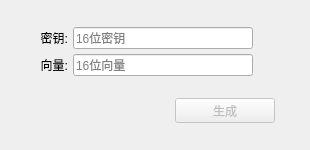
<?xml version="1.0" encoding="UTF-8"?>
<ui version="4.0">
 <class>EncryptDialog</class>
 <widget class="QDialog" name="EncryptDialog">
  <property name="geometry">
   <rect>
    <x>0</x>
    <y>0</y>
    <width>310</width>
    <height>150</height>
   </rect>
  </property>
  <property name="sizePolicy">
   <sizepolicy hsizetype="Fixed" vsizetype="Fixed">
    <horstretch>0</horstretch>
    <verstretch>0</verstretch>
   </sizepolicy>
  </property>
  <property name="minimumSize">
   <size>
    <width>310</width>
    <height>150</height>
   </size>
  </property>
  <property name="maximumSize">
   <size>
    <width>310</width>
    <height>150</height>
   </size>
  </property>
  <property name="focusPolicy">
   <enum>Qt::NoFocus</enum>
  </property>
  <property name="windowTitle">
   <string>加密固件</string>
  </property>
  <layout class="QVBoxLayout" name="verticalLayout">
   <property name="spacing">
    <number>5</number>
   </property>
   <property name="leftMargin">
    <number>35</number>
   </property>
   <property name="topMargin">
    <number>10</number>
   </property>
   <property name="rightMargin">
    <number>35</number>
   </property>
   <property name="bottomMargin">
    <number>10</number>
   </property>
   <item>
    <spacer name="verticalSpacer_2">
     <property name="orientation">
      <enum>Qt::Vertical</enum>
     </property>
     <property name="sizeHint" stdset="0">
      <size>
       <width>20</width>
       <height>40</height>
      </size>
     </property>
    </spacer>
   </item>
   <item>
    <layout class="QHBoxLayout" name="horizontalLayout">
     <property name="spacing">
      <number>0</number>
     </property>
     <item>
      <widget class="QLabel" name="label0">
       <property name="text">
        <string>密钥:</string>
       </property>
       <property name="alignment">
        <set>Qt::AlignRight|Qt::AlignTrailing|Qt::AlignVCenter</set>
       </property>
      </widget>
     </item>
     <item>
      <spacer name="horizontalSpacer">
       <property name="orientation">
        <enum>Qt::Horizontal</enum>
       </property>
       <property name="sizeType">
        <enum>QSizePolicy::Fixed</enum>
       </property>
       <property name="sizeHint" stdset="0">
        <size>
         <width>5</width>
         <height>5</height>
        </size>
       </property>
      </spacer>
     </item>
     <item>
      <widget class="QLineEdit" name="keyEdit">
       <property name="sizePolicy">
        <sizepolicy hsizetype="Fixed" vsizetype="Fixed">
         <horstretch>0</horstretch>
         <verstretch>0</verstretch>
        </sizepolicy>
       </property>
       <property name="minimumSize">
        <size>
         <width>180</width>
         <height>22</height>
        </size>
       </property>
       <property name="focusPolicy">
        <enum>Qt::ClickFocus</enum>
       </property>
       <property name="maxLength">
        <number>16</number>
       </property>
       <property name="echoMode">
        <enum>QLineEdit::Normal</enum>
       </property>
       <property name="placeholderText">
        <string>16位密钥</string>
       </property>
      </widget>
     </item>
     <item>
      <widget class="QLabel" name="keyLabel">
       <property name="sizePolicy">
        <sizepolicy hsizetype="Fixed" vsizetype="Fixed">
         <horstretch>0</horstretch>
         <verstretch>0</verstretch>
        </sizepolicy>
       </property>
       <property name="maximumSize">
        <size>
         <width>22</width>
         <height>22</height>
        </size>
       </property>
       <property name="text">
        <string/>
       </property>
       <property name="pixmap">
        <pixmap resource="../resource/resource.qrc">:/image/incorrect#d0021b.svg</pixmap>
       </property>
       <property name="alignment">
        <set>Qt::AlignCenter</set>
       </property>
      </widget>
     </item>
    </layout>
   </item>
   <item>
    <layout class="QHBoxLayout" name="horizontalLayout_2">
     <property name="spacing">
      <number>0</number>
     </property>
     <item>
      <widget class="QLabel" name="label1">
       <property name="text">
        <string>向量:</string>
       </property>
       <property name="alignment">
        <set>Qt::AlignRight|Qt::AlignTrailing|Qt::AlignVCenter</set>
       </property>
      </widget>
     </item>
     <item>
      <spacer name="horizontalSpacer_2">
       <property name="orientation">
        <enum>Qt::Horizontal</enum>
       </property>
       <property name="sizeType">
        <enum>QSizePolicy::Fixed</enum>
       </property>
       <property name="sizeHint" stdset="0">
        <size>
         <width>5</width>
         <height>5</height>
        </size>
       </property>
      </spacer>
     </item>
     <item>
      <widget class="QLineEdit" name="ivEdit">
       <property name="sizePolicy">
        <sizepolicy hsizetype="Fixed" vsizetype="Fixed">
         <horstretch>0</horstretch>
         <verstretch>0</verstretch>
        </sizepolicy>
       </property>
       <property name="minimumSize">
        <size>
         <width>180</width>
         <height>22</height>
        </size>
       </property>
       <property name="focusPolicy">
        <enum>Qt::ClickFocus</enum>
       </property>
       <property name="inputMethodHints">
        <set>Qt::ImhNone</set>
       </property>
       <property name="maxLength">
        <number>16</number>
       </property>
       <property name="echoMode">
        <enum>QLineEdit::Normal</enum>
       </property>
       <property name="placeholderText">
        <string>16位向量</string>
       </property>
       <property name="cursorMoveStyle">
        <enum>Qt::LogicalMoveStyle</enum>
       </property>
       <property name="clearButtonEnabled">
        <bool>false</bool>
       </property>
      </widget>
     </item>
     <item>
      <widget class="QLabel" name="ivLabel">
       <property name="sizePolicy">
        <sizepolicy hsizetype="Fixed" vsizetype="Fixed">
         <horstretch>0</horstretch>
         <verstretch>0</verstretch>
        </sizepolicy>
       </property>
       <property name="maximumSize">
        <size>
         <width>22</width>
         <height>22</height>
        </size>
       </property>
       <property name="text">
        <string/>
       </property>
       <property name="pixmap">
        <pixmap resource="../resource/resource.qrc">:/image/incorrect#d0021b.svg</pixmap>
       </property>
       <property name="alignment">
        <set>Qt::AlignCenter</set>
       </property>
      </widget>
     </item>
    </layout>
   </item>
   <item>
    <spacer name="verticalSpacer_3">
     <property name="orientation">
      <enum>Qt::Vertical</enum>
     </property>
     <property name="sizeHint" stdset="0">
      <size>
       <width>20</width>
       <height>40</height>
      </size>
     </property>
    </spacer>
   </item>
   <item>
    <layout class="QHBoxLayout" name="horizontalLayout_3">
     <item>
      <widget class="QLabel" name="messageLabel">
       <property name="minimumSize">
        <size>
         <width>125</width>
         <height>0</height>
        </size>
       </property>
       <property name="text">
        <string/>
       </property>
       <property name="alignment">
        <set>Qt::AlignCenter</set>
       </property>
      </widget>
     </item>
     <item>
      <widget class="QToolButton" name="generateButton">
       <property name="enabled">
        <bool>false</bool>
       </property>
       <property name="minimumSize">
        <size>
         <width>100</width>
         <height>25</height>
        </size>
       </property>
       <property name="focusPolicy">
        <enum>Qt::ClickFocus</enum>
       </property>
       <property name="layoutDirection">
        <enum>Qt::LeftToRight</enum>
       </property>
       <property name="text">
        <string>生成</string>
       </property>
      </widget>
     </item>
    </layout>
   </item>
   <item>
    <spacer name="verticalSpacer">
     <property name="orientation">
      <enum>Qt::Vertical</enum>
     </property>
     <property name="sizeHint" stdset="0">
      <size>
       <width>20</width>
       <height>40</height>
      </size>
     </property>
    </spacer>
   </item>
  </layout>
 </widget>
 <resources>
  <include location="../resource/resource.qrc"/>
 </resources>
 <connections/>
</ui>
